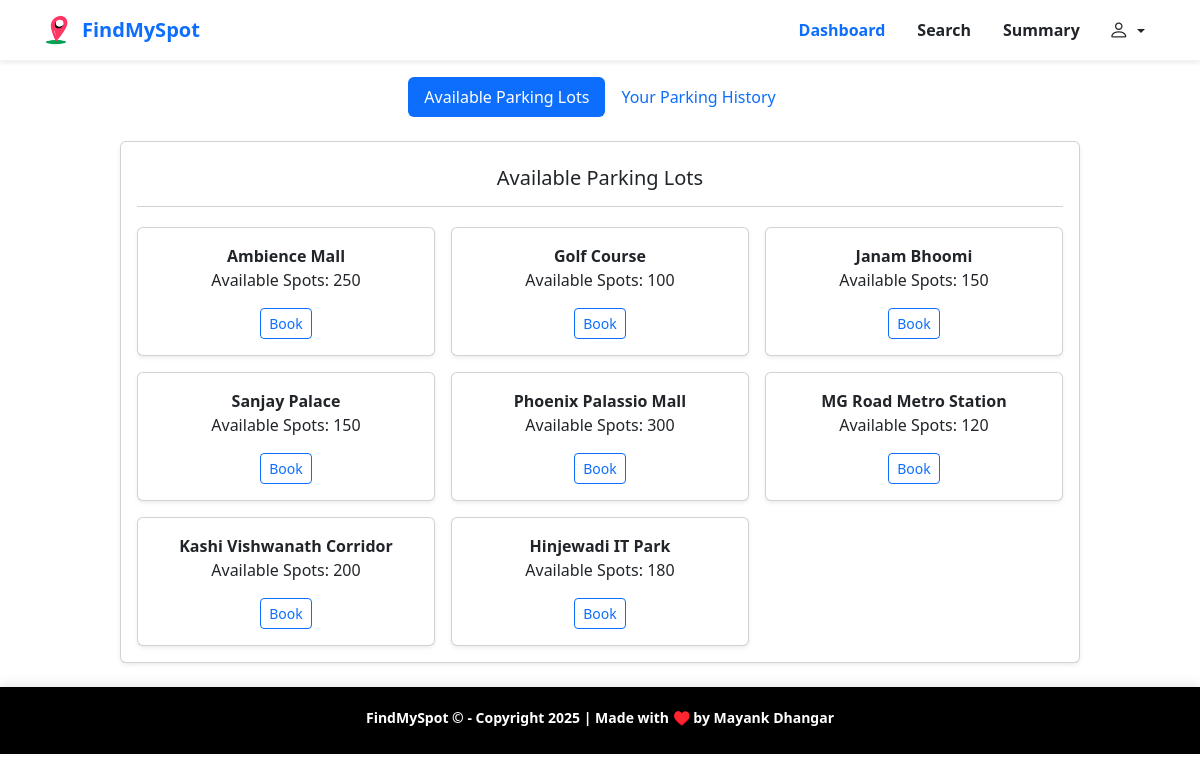
Before: /user/dashboard (signed in) with the older database file.
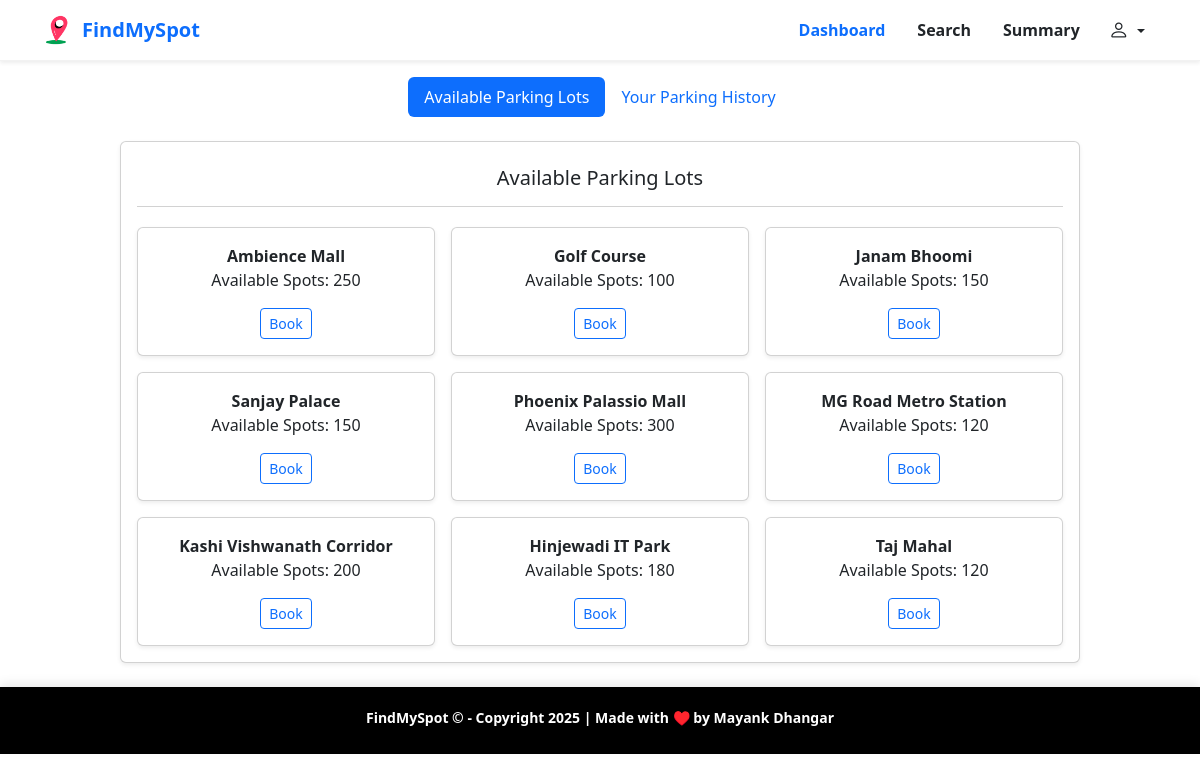
After: the same page with the newer database file.
### backend/models.py (models this page shows)
class ParkingLot(db.Model):
    __tablename__ = "Parking_Lot"
    id = db.Column(db.Integer , primary_key = True , autoincrement=True)
    prime_location_name = db.Column(db.String, nullable = False)
    price = db.Column(db.Integer, nullable = False) #####
    address = db.Column(db.String, nullable = False)
    city = db.Column(db.String , nullable = False)
    pin_code = db.Column(db.Integer, nullable = False)
    maximum_number_of_spots = db.Column(db.Integer, nullable = False)
    spots = db.relationship("ParkingSpot", backref = "Parking_Lot")
    reserved_parking_spot = db.relationship("ReservedParkingSpot" , backref="Parking_Lot")

### backend/routes.py (the view, shortened to what this page needs)
@app.route("/user/dashboard")
@login_required
def user_dash():
    all_par = db.session.query(ParkingLot).join(ParkingSpot).filter(ParkingSpot.status == 'A').distinct().all()
    booking_history = db.session.query(ReservedParkingSpot).filter_by(user_id=current_user.id).all()
    return render_template("/user/dashboard.html", curr_user=current_user, all_par=all_par, booking_history = booking_history)

### app.py (called while the page is built)
def create_app():
    app = Flask(__name__)
    app.config["SQLALCHEMY_DATABASE_URI"] = "sqlite:///vehicle__app_db.sqlite3"
    app.config["SECRET_KEY"] = "thisismayankdhangar"
    db.init_app(app)
    api.init_app(app)
    login_manager = LoginManager(app)
    @login_manager.user_loader
    def load_user(email): #taking the id from cookies
        return db.session.query(User).filter_by(email = email).first() or db.session.query(Admin).filter_by(email = email).first()
    app.app_context().push()
    db.create_all()
    return app

### templates/user/dashboard.html (shortened to what this page needs)
<!doctype html>
<html lang="en">
<head>
    <link href="https://cdn.jsdelivr.net/npm/bootstrap@5.3.7/dist/css/bootstrap.min.css" rel="stylesheet"
>
    <link rel="stylesheet" href="https://cdn.jsdelivr.net/npm/bootstrap-icons@1.13.1/font/bootstrap-icons.min.css">
    <link rel="stylesheet" href="/static/css/nav_footer.css">
</head>
<body>
    <nav class="navbar navbar-expand-lg sticky-top shadow-sm light-glass-navbar">
        <div class="container">
            <a class="navbar-brand fw-bold text-primary d-flex align-items-center" href="/" target="_blank">
                <img src="/static/images/Logo.png" alt="Logo" width="32" height="32" class="me-2">
                FindMySpot
            </a>
            <div class="collapse navbar-collapse justify-content-end" id="navbarNav">
                <ul class="navbar-nav align-items-center">
                    <li class="nav-item mx-2">
                        <a class="nav-link fw-semibold text-primary" href="/user/dashboard">Dashboard</a>
                    </li>
                    <li class="nav-item mx-2">
                        <a class="nav-link fw-semibold text-dark" href="/user/search">Search</a>
                    </li>
                    <li class="nav-item mx-2">
                        <a class="nav-link fw-semibold text-dark" href="/user/summary">Summary</a>
                    </li>
                    <div class="dropdown">
                        <button class="btn dropdown-toggle" type="button" data-bs-toggle="dropdown"
                            aria-expanded="false">
                            <i class="bi bi-person fs-5"></i>
                        </button>
                    </div>
                </ul>
            </div>
        </div>
    </nav>
    <ul class="nav nav-pills mb-3 d-flex justify-content-center mt-3" id="pills-tab" role="tablist">
        <li class="nav-item" role="presentation">
            <button class="nav-link active" id="pills-home-tab" data-bs-toggle="pill" data-bs-target="#pills-home"
                type="button" role="tab" aria-controls="pills-home" aria-selected="true">Available Parking Lots</button>
        </li>
        <li class="nav-item" role="presentation">
            <button class="nav-link" id="pills-profile-tab" data-bs-toggle="pill" data-bs-target="#pills-profile"
                type="button" role="tab" aria-controls="pills-profile" aria-selected="false">Your Parking
                History</button>
        </li>
    </ul>
    <div class="tab-content my-4" id="pills-tabContent">
        <div class="tab-pane fade show active" id="pills-home" role="tabpanel" aria-labelledby="pills-home-tab"
            tabindex="0">
            <div class="card shadow-sm mx-auto my-2 bigger-card" style="width:80%">
                <div class="card-body">
                    <div class="card-header d-flex align-items-center justify-content-center bg-transparent">
                        <h5 class="card-title">Available Parking Lots</h5>
                    </div>
                    <div class="row g-3 text-center mt-1">
                        {% for lot in all_par %}
                        <div class="col-4">
                            <div class="card shadow-sm custom-card">
                                <div class="card-body">
                                    <strong>{{ lot.prime_location_name }}</strong>
                                    <p>Available Spots: {{ lot.spots | selectattr('status', 'equalto', 'A') | list |
                                        length }}</p>
                                    <div class="btn-group btn-group-sm" role="group"
                                        aria-label="Basic outlined example">
                                        <button type="button" class="btn btn-outline-primary" data-bs-toggle="modal"
                                            data-bs-target="#bookParking-{{ lot.id }}">Book</button>
                                    </div>
                                </div>
                            </div>
                        </div>
                        {% endfor %}
                    </div>
                </div>
            </div>
        </div>
    </div>
    <div class="footer">
        <div class="container">
            <p class="fw-semibold">FindMySpot &COPY; - Copyright 2025 | Made with &#x2665;&#xfe0f; by Mayank Dhangar</p>
        </div>
    </div>
</body>
</html>

### static/css/nav_footer.css (style rules this page uses)
.light-glass-navbar { background-color: rgba(255, 255, 255, 0.30); backdrop-filter: blur(8px); -webkit-backdrop-filter: blur(8px); transition: background-color 0.3s ease; border-bottom: 1px solid rgba(0, 0, 0, 0.05); }
.footer { bottom: 0; left: 0; width: 100%; text-align: center; background: black; color: white; font-size: 14px; padding: 20px 0 10px; box-shadow: 0 -4px 10px rgba(0, 0, 0, 0.08); z-index: 999; }
.footer p { color: white; }

Changed rows visible on the page:
added ParkingLot: prime_location_name "Taj Mahal", spots|selectattr "120"
